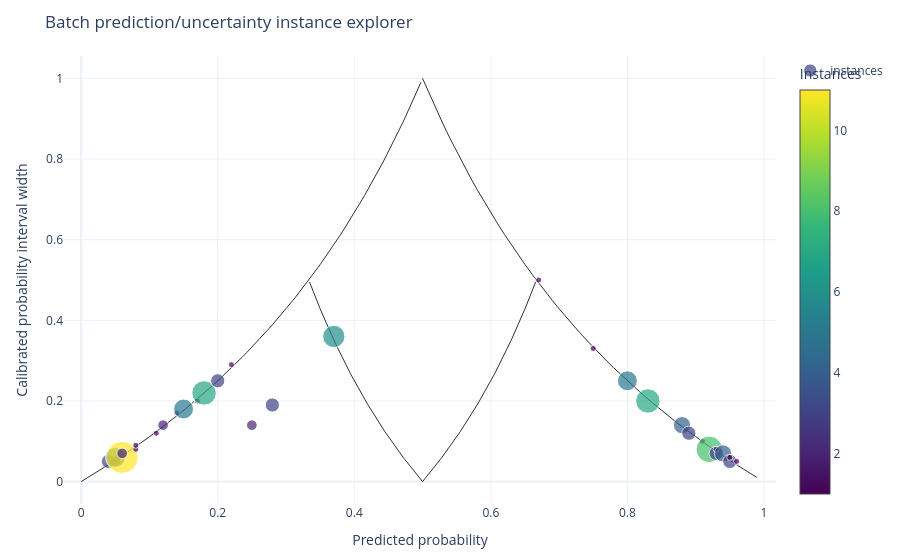

The notebook cell saved with this chart:
### Markdown cell above
## Section 2: Probabilistic Regression / Thresholded Regression

Regression can be viewed probabilistically by defining a target event such as `y <= threshold`. Hover shows the event probability and calibrated probability interval.

### Code cell
X_reg, y_reg = make_regression(
    n_samples=500,
    n_features=7,
    n_informative=5,
    noise=8.0,
    random_state=11,
)
x_proper, x_tmp, y_proper, y_tmp = train_test_split(
    X_reg, y_reg, test_size=0.4, random_state=11
)
x_cal, x_query, y_cal, y_query = train_test_split(
    x_tmp, y_tmp, test_size=0.5, random_state=11
)

regressor = RandomForestRegressor(n_estimators=80, random_state=11)
regression_explainer = WrapCalibratedExplainer(regressor)
regression_explainer.fit(x_proper, y_proper)
assert regression_explainer.fitted is True
regression_explainer.calibrate(x_cal, y_cal)
assert regression_explainer.calibrated is True

threshold = float(np.median(y_proper))
threshold_explanations = regression_explainer.explain_factual(
    x_query[:120],
    threshold=threshold,
)
threshold_result = threshold_explanations.plot(
    style="plotly.global.instance_explorer",
    task="probabilistic_regression",
    threshold=threshold,
    position_precision=2,
    show=True,
)
